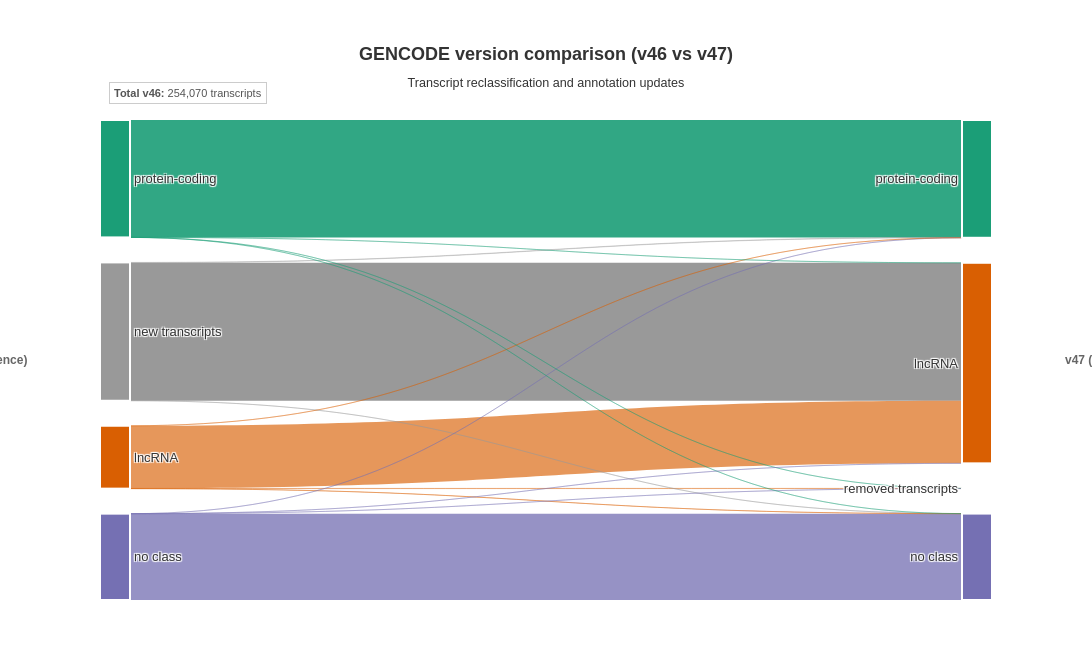

Here is the notebook cell this chart was saved with:
### Code cell
import plotly.graph_objects as go

# ============================================================================
# IMPROVED GENCODE VERSION COMPARISON SANKEY DIAGRAM
# ============================================================================
# This script creates a publication-quality Sankey plot comparing GENCODE
# versions v46 vs v47 with enhanced styling, positioning, and interactivity

# ============================================================================
# DATA SETUP (replace with your actual data)
# ============================================================================

# Node labels (left = v46, right = v47)
labels = [
    'protein-coding',      # 0 (v46)
    'lncRNA',              # 1 (v46)
    'no class',            # 2 (v46)
    'new transcripts',     # 3 (v46)
    'protein-coding',      # 4 (v47)
    'lncRNA',              # 5 (v47)
    'no class',            # 6 (v47)
    'removed transcripts'  # 7 (v47)
]

# ============================================================================
# COLOR SCHEMES
# ============================================================================

# Node colors - colorblind-friendly palette (Dark2-like)
node_colors = [
    "#1b9e77",  # teal (protein-coding) - v46
    "#d95f02",  # orange (lncRNA) - v46
    "#7570b3",  # purple (no class) - v46
    "#999999",  # gray (new transcripts) - v46
    "#1b9e77",  # teal (protein-coding) - v47
    "#d95f02",  # orange (lncRNA) - v47
    "#7570b3",  # purple (no class) - v47
    "#999999"   # gray (removed transcripts) - v47
]

# Base link colors by source node
source_color_map = {
    0: 'rgba(27, 158, 119, 0.5)',    # teal (protein-coding)
    1: 'rgba(217, 95, 2, 0.5)',      # orange (lncRNA)
    2: 'rgba(117, 112, 179, 0.5)',   # purple (no class)
    3: 'rgba(153, 153, 153, 0.5)'    # gray (new/removed)
}

link_colors = [source_color_map[src] for src in source]

# ============================================================================
# LINK OPACITY BASED ON FLOW MAGNITUDE (for visual hierarchy)
# ============================================================================

min_val = min(value)
max_val = max(value)
link_opacity = [0.35 + 0.65 * (v - min_val) / (max_val - min_val) for v in value]

# Apply opacity to link colors
link_colors_final = []
for color_str, opacity in zip(link_colors, link_opacity):
    rgba_values = color_str.replace('rgba(', '').replace(')', '').split(', ')
    r, g, b = rgba_values[0], rgba_values[1], rgba_values[2]
    link_colors_final.append(f'rgba({r}, {g}, {b}, {opacity})')

# ============================================================================
# NODE POSITIONING (explicit left/right layout)
# ============================================================================

pass

# ============================================================================
# CREATE THE SANKEY FIGURE
# ============================================================================

fig = go.Figure(data=[go.Sankey(
    node=dict(
        label=labels,
        pad=25,          # Vertical space between nodes
        thickness=30,    # Node box height
        color=node_colors,
        line=dict(color='white', width=2),
     # Explicit vertical positioning
    ),
    link=dict(
        source=source,
        target=target,
        value=value,
        color=link_colors_final,
        hovertemplate=(
            '<b>%{source.label}</b> → <b>%{target.label}</b><br>'
            'Count: %{value:,}<extra></extra>'
        )
    )
)])

# ============================================================================
# LAYOUT CONFIGURATION
# ============================================================================

# Calculate total transcripts for summary
total_v46 = sum([value[i] for i, src in enumerate(source) if src in [0, 1, 2]])
total_v47 = sum([value[i] for i, tgt in enumerate(target) if tgt in [4, 5, 6]])

fig.update_layout(
    title={
        'text': (
            '<b>GENCODE version comparison (v46 vs v47)</b>'
            '<br><sub>Transcript reclassification and annotation updates</sub>'
        ),
        'x': 0.5,
        'xanchor': 'center',
        'font': {'size': 18, 'family': 'Arial, sans-serif'}
    },
    font=dict(
        size=13,
        family='Arial, sans-serif',
        color='#333333'
    ),
    height=650,
    width=1100,
    margin=dict(l=100, r=100, t=120, b=50),
    plot_bgcolor='rgba(245, 245, 245, 0.8)',
    paper_bgcolor='white',
    hoverlabel=dict(
        bgcolor='white',
        font_size=12,
        font_family='monospace'
    )
)

# ============================================================================
# ADD ANNOTATIONS (version labels and summary stats)
# ============================================================================

fig.add_annotation(
    text='<b>v46 (reference)</b>',
    x=-0.08, y=0.5,
    xref='paper', yref='paper',
    showarrow=False,
    font=dict(size=12, color='#666666'),
    xanchor='right'
)

fig.add_annotation(
    text='<b>v47 (updated)</b>',
    x=1.08, y=0.5,
    xref='paper', yref='paper',
    showarrow=False,
    font=dict(size=12, color='#666666'),
    xanchor='left'
)

fig.add_annotation(
    text=f'<b>Total v46:</b> {total_v46:,} transcripts',
    x=0.01, y=1.08,
    xref='paper', yref='paper',
    showarrow=False,
    font=dict(size=11, color='#555555'),
    xanchor='left',
    bgcolor='rgba(255, 255, 255, 0.8)',
    bordercolor='#cccccc',
    borderwidth=1,
    borderpad=4
)

# ============================================================================
# DISPLAY AND EXPORT OPTIONS
# ============================================================================

# Display in notebook or browser
fig.show()

# Uncomment below to save as static images (requires: pip install kaleido)
# fig.write_image('gencode_comparison.png', width=1200, height=650, scale=2)
# fig.write_image('gencode_comparison.pdf', width=1200, height=650)

# Save as interactive HTML
# fig.write_html('gencode_comparison_interactive.html')

# ============================================================================
# OPTIONAL: Print summary statistics
# ============================================================================

print("\n" + "="*70)
print("GENCODE v46 vs v47 COMPARISON SUMMARY")
print("="*70)
print(f"\nTotal flow v46 → v47: {sum(value):,} transcripts")
print("\nFlow breakdown:")
for src, tgt, val in zip(source, target, value):
    print(f"  {labels[src]:25} → {labels[tgt]:25} : {val:8,}")
print("\n" + "="*70)

### Figure 1 — Plotly figure (JSON) as saved in the notebook; plotly's stock layout.template omitted (floating-point values rounded to 4 significant figures)
{"data": [{"link": {"color": ["rgba(153, 153, 153, 1.0)", "rgba(27, 158, 119, 0.9031303500909278)", "rgba(117, 112, 179, 0.7566982187288374)", "rgba(217, 95, 2, 0.645134413306651)", "rgba(153, 153, 153, 0.3516321344056976)", "rgba(217, 95, 2, 0.3509199303013932)", "rgba(153, 153, 153, 0.3502522389536078)", "rgba(217, 95, 2, 0.3502077261970888)", "rgba(117, 112, 179, 0.3501236465458862)", "rgba(217, 95, 2, 0.3501088089603798)", "rgba(27, 158, 119, 0.35009397137487347)", "rgba(117, 112, 179, 0.35004945861835446)", "rgba(27, 158, 119, 0.3500395668946836)", "rgba(117, 112, 179, 0.3500296751710127)", "rgba(27, 158, 119, 0.35)"], "hovertemplate": "<b>%{source.label}</b> → <b>%{target.label}</b><br>Count: %{value:,}<extra></extra>", "source": [3, 0, 2, 1, 3, 1, 3, 1, 2, 1, 0, 2, 0, 2, 0], "target": [5, 4, 6, 5, 4, 7, 6, 6, 4, 4, 7, 7, 6, 5, 5], "value": [131424, 111838, 82231, 59674, 331, 187, 52, 43, 26, 23, 20, 11, 9, 7, 1]}, "node": {"color": ["#1b9e77", "#d95f02", "#7570b3", "#999999", "#1b9e77", "#d95f02", "#7570b3", "#999999"], "label": ["protein-coding", "lncRNA", "no class", "new transcripts", "protein-coding", "lncRNA", "no class", "removed transcripts"], "line": {"color": "white", "width": 2}, "pad": 25, "thickness": 30}, "type": "sankey"}], "layout": {"annotations": [{"font": {"color": "#666666", "size": 12}, "showarrow": false, "text": "<b>v46 (reference)</b>", "x": -0.08, "xanchor": "right", "xref": "paper", "y": 0.5, "yref": "paper"}, {"font": {"color": "#666666", "size": 12}, "showarrow": false, "text": "<b>v47 (updated)</b>", "x": 1.08, "xanchor": "left", "xref": "paper", "y": 0.5, "yref": "paper"}, {"bgcolor": "rgba(255, 255, 255, 0.8)", "bordercolor": "#cccccc", "borderpad": 4, "borderwidth": 1, "font": {"color": "#555555", "size": 11}, "showarrow": false, "text": "<b>Total v46:</b> 254,070 transcripts", "x": 0.01, "xanchor": "left", "xref": "paper", "y": 1.08, "yref": "paper"}], "font": {"color": "#333333", "family": "Arial, sans-serif", "size": 13}, "height": 650, "hoverlabel": {"bgcolor": "white", "font": {"family": "monospace", "size": 12}}, "margin": {"b": 50, "l": 100, "r": 100, "t": 120}, "paper_bgcolor": "white", "plot_bgcolor": "rgba(245, 245, 245, 0.8)", "title": {"font": {"family": "Arial, sans-serif", "size": 18}, "text": "<b>GENCODE version comparison (v46 vs v47)</b><br><sub>Transcript reclassification and annotation updates</sub>", "x": 0.5, "xanchor": "center"}, "width": 1100}}
